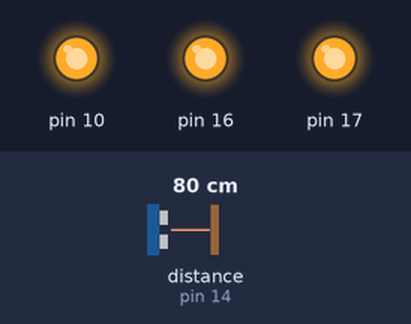
A sketch run on a simulated Arduino Uno, built with avr-gcc and run on an emulated ATmega328P. On the bench: output pins drawn as LEDs (lit = HIGH). Inputs (shaded band) come from the test bench; at power-on: distance to the obstacle (sensor on pin 14) 80 cm. The echo pulse lasts 58.3 µs per cm; pins used as bus, display or sensor lines are not drawn; what the sketch prints to the serial monitor is not drawn.

Above: at 0.1 s.
Timing chart, 0 to 1.6 s (numbered marks = the images above):
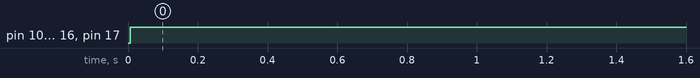

The sketch:

distance_test.ino
```cpp
/*
 * Testing the distance library
 */

#include <SPI.h>
#include <Distance.h>
#include <Wire.h>

Distance dist = Distance();
int iteration = 0;
unsigned long last_duration = 0;

void setup() {
  Serial.begin(9600);
  //attachInterrupt(0, receive_ir, FALLING);
}


void loop() {

  long f = dist.check_front();
  Serial.print("Front distance: ");
  Serial.println(f);

  //long l = dist.check_left();
  //Serial.print("Left distance: ");
  //Serial.println(l);

  //long r = dist.check_right();
  //Serial.print("Right distance: ");
  //Serial.println(r);

  //long b = dist.check_back();
  //Serial.print("Back distance: ");
  //Serial.println(b);

  //Serial.print("Last IR distance: ");
  //Serial.println(last_duration);
  //dist.send_ir_sonar_pulse();

  delay(1000);
}

void receive_ir(){
  noInterrupts();
  unsigned long duration, distance;
  dist.setShift(FS_BIT | LS_BIT | RS_BIT | BS_BIT, PULSE_TIME);
  duration = pulseIn(ULTRASOUND_RECEIVE_PIN, HIGH);


  //distance = (.13077*pow(duration, 1-.2421)*2);
  //Serial.print("Distance: ");
  //Serial.println(distance);
  interrupts();
}
```

Measured:
- by itself, pin 10: LOW → HIGH at 0.01 s
- by itself, pin 16, pin 17: LOW → HIGH at 0.00 s
